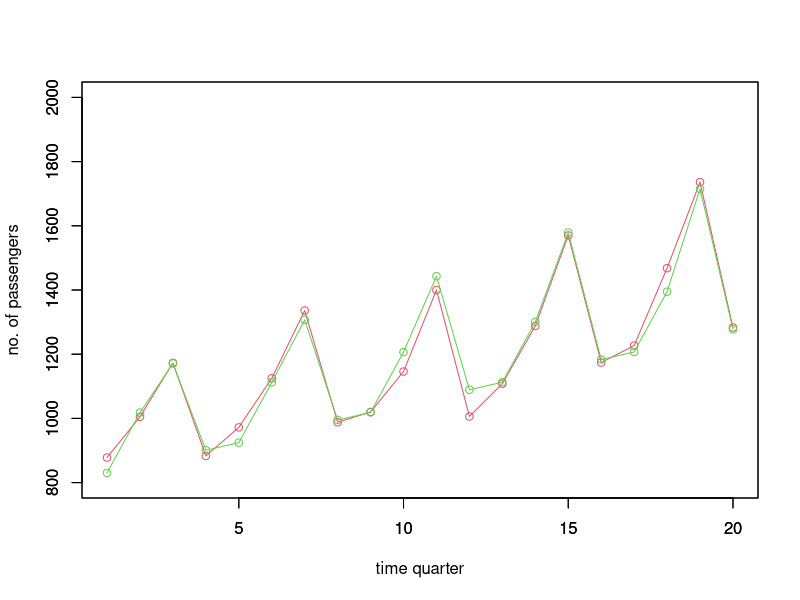

This figure's R source:
#fit trend model
n=20;
t=1:n;
y=c(15.91,9.8,17.16,16.68,15.53,22.66,31.01,8.62,45.82,10.97,45.46,28.69,36.75,37.75,41.18,42.67,46.05,43.7,53.08,47.56);
x=matrix(c(rep(1,n),1:n),n,2);
t(x)%*%x
t(x)%*%y
beta=solve(t(x)%*%x)%*%(t(x)%*%y)
beta
err=y-x%*%beta
d=sum((err[1:19]-err[2:20])^2)/sum(err^2)
d
r=sum((err[1:19]*err[2:20]))/sum(err^2)
r
y1=y[2:20]-r*y[1:19]
x1=matrix(c(rep(1,n-1),2:n),n-1,2)-r*matrix(c(rep(1,n-1),1:(n-1)),n-1,2)
t(x1)%*%x1
t(x1)%*%y1
beta1=solve(t(x1)%*%x1)%*%(t(x1)%*%y1)
beta1
err1=y1-x1%*%beta1
d1=sum((err1[1:18]-err1[2:19])^2)/sum(err1^2)
r1=sum((err1[1:18]*err[2:19]))/sum(err1^2)
d1
r1
err1


#fit trend model
n=12;
t=1:n;
y=c(4.26,5.03,5.97,7.95,8.8,13.3,13.96,18.2,19.36,22.87,23.65,27.7);
x=matrix(c(rep(1,n),1:n,(1:n)^2),n,3);
u=solve(t(x)%*%x)
t(x)%*%y
beta=solve(t(x)%*%x)%*%(t(x)%*%y)
beta
x%*%beta
err=y-x%*%beta
s=sqrt(sum(err^2)/(n-3))
d=sum((err[1:11]-err[2:12])^2)/sum(err^2)
d
sd=c(s*sqrt(u[1,1]),s*sqrt(u[2,2]),s*sqrt(u[3,3]))
sd
rsquare=1-sum(err^2)/sum((y-mean(y))^2)
rsquare
F=(sum((x%*%beta-mean(y))^2)/(3-1))/(sum(err^2)/(n-3))
F
beta/(sd)

#International Airline Passengers
n=20;
t=1:n;
y=c(878,1005,1173,883,972,1125,1336,988,1020,1146,1400,1006,1108,1288,1570,1174,1227,1468,1736,1283);
z=log(y);
x=matrix(c(rep(1,n),1:n,rep(c(1,0,0,0),5),0,rep(c(1,0,0,0),4),1,0,0,0,0,rep(c(1,0,0,0),4),1,0),n,5);
u=solve(t(x)%*%x)
t(x)%*%x
beta=solve(t(x)%*%x)%*%(t(x)%*%z)
beta
x%*%beta
err=z-x%*%beta
s=sqrt(sum(err^2)/(n-5))
s
d=sum((err[1:19]-err[2:20])^2)/sum(err^2)
d
sd=c(s*sqrt(u[1,1]),s*sqrt(u[2,2]),s*sqrt(u[3,3]),s*sqrt(u[4,4]),s*sqrt(u[5,5]))
sd
sse=sum(err^2)
sse
sst=sum((z-mean(z))^2)
sst
ssr=sum((x%*%beta-mean(z))^2)
ssr
rsquare=1-sse/sst
rsquare
F=(sum((x%*%beta-mean(z))^2)/(5-1))/(sum(err^2)/(n-5))
F
beta/(sd)

n=20;
t=1:n;
y=c(878,1005,1173,883,972,1125,1336,988,1020,1146,1400,1006,1108,1288,1570,1174,1227,1468,1736,1283);
x=matrix(c(rep(1,n),1:n,rep(c(1,0,0,0),5),0,rep(c(1,0,0,0),4),1,0,0,0,0,rep(c(1,0,0,0),4),1,0,1,rep(0,3),5,rep(0,3),
           9,rep(0,3),13,rep(0,3),17,rep(0,3),0,2,rep(0,3),6,rep(0,3),10,rep(0,3),14,rep(0,3),18,rep(0,4),3,rep(0,3),7,rep(0,3),
           11,rep(0,3),15,rep(0,3),19,0),n,8);
u=solve(t(x)%*%x)
t(x)%*%x
beta=solve(t(x)%*%x)%*%(t(x)%*%y)
beta
x%*%beta
err=y-x%*%beta
s=sqrt(sum(err^2)/(n-8))
s^2
d=sum((err[1:19]-err[2:20])^2)/sum(err^2)
d
sd=c(s*sqrt(u[1,1]),s*sqrt(u[2,2]),s*sqrt(u[3,3]),s*sqrt(u[4,4]),s*sqrt(u[5,5]),s*sqrt(u[6,6]),s*sqrt(u[7,7]),s*sqrt(u[8,8]))
sd
sse=sum(err^2)
sse
sst=sum((y-mean(y))^2)
sst
ssr=sum((x%*%beta-mean(y))^2)
ssr
rsquare=1-sse/sst
rsquare
F=(sum((x%*%beta-mean(y))^2)/(8-1))/(sum(err^2)/(n-8))
F
t(abs(beta)/(sd))

#simplified model
n=20;
t=1:n;
y=c(878,1005,1173,883,972,1125,1336,988,1020,1146,1400,1006,1108,1288,1570,1174,1227,1468,1736,1283);
x=matrix(c(rep(1,n),1:n,0,rep(c(1,0,0,0),4),1,0,0,0,0,rep(c(1,0,0,0),4),1,0,rep(0,2),3,rep(0,3),7,rep(0,3),
           11,rep(0,3),15,rep(0,3),19,0),n,5);
u=solve(t(x)%*%x)
t(x)%*%x
beta=solve(t(x)%*%x)%*%(t(x)%*%y)
beta
t1=x%*%beta
err=y-x%*%beta
s=sqrt(sum(err^2)/(n-8))
s^2
d=sum((err[1:19]-err[2:20])^2)/sum(err^2)
d
sd=c(s*sqrt(u[1,1]),s*sqrt(u[2,2]),s*sqrt(u[3,3]),s*sqrt(u[4,4]),s*sqrt(u[5,5]))
sd
sse=sum(err^2)
sse
sst=sum((y-mean(y))^2)
sst
ssr=sum((x%*%beta-mean(y))^2)
ssr
rsquare=1-sse/sst
rsquare
F=(sum((x%*%beta-mean(y))^2)/(8-1))/(sum(err^2)/(n-8))
F
t(abs(beta)/(sd))
plot(t,y, type="o",xlim=c(1,n),ylim=c(800,2000),col=2,xlab="",ylab="")
par(new=T)
plot(t,t1,type="o",xlim=c(1,n),ylim=c(800,2000),axes=F,col=3,xlab="time quarter",ylab="no. of passengers")